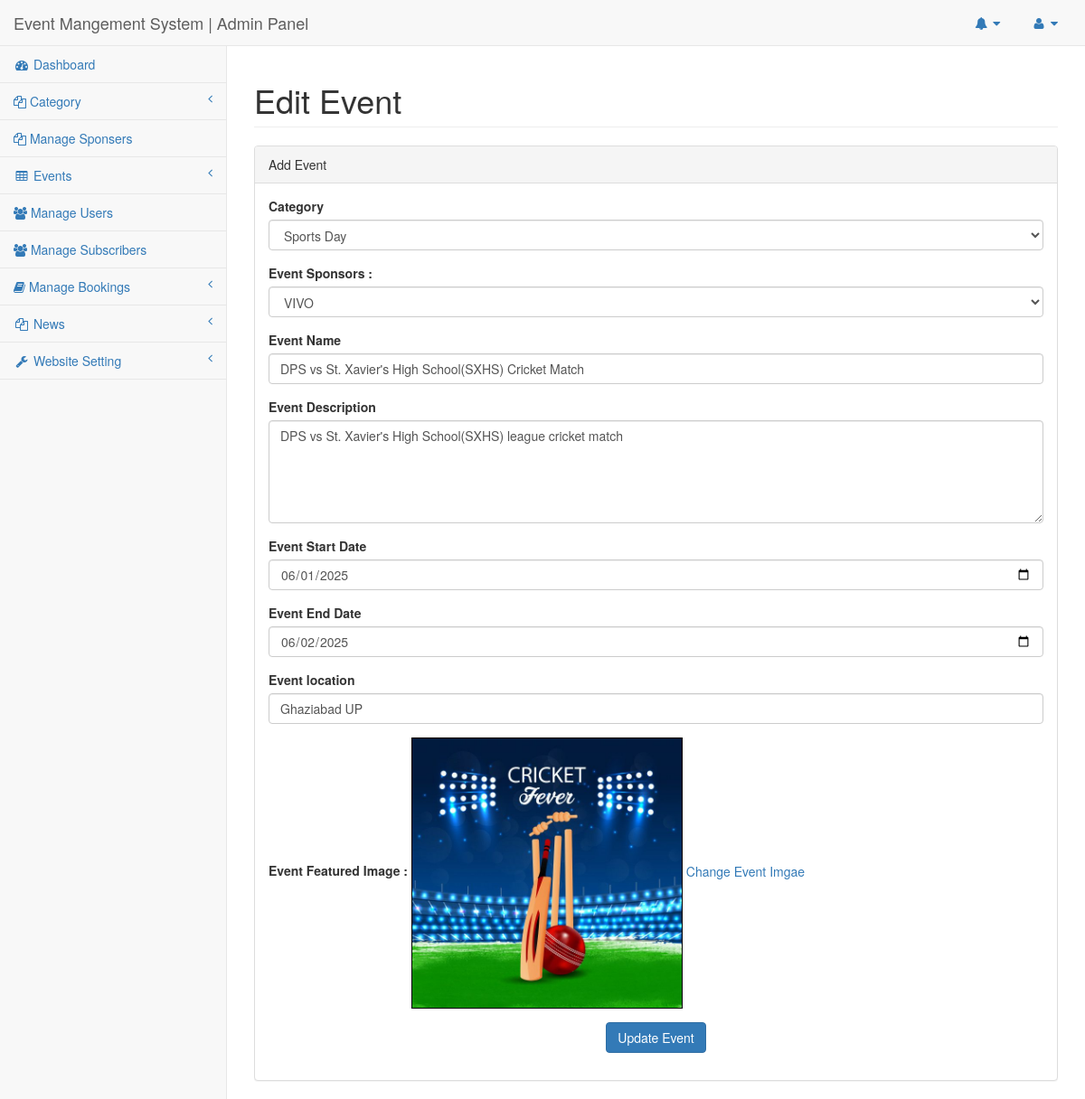
The page /admin/edit-event.php?sid=1 (signed in) on the database its author committed.
### tables this page shows
CREATE TABLE `tblevents` (
  `id` int(11) NOT NULL,
  `CategoryId` char(10) DEFAULT NULL,
  `SponserId` char(10) DEFAULT NULL,
  `EventName` varchar(255) DEFAULT NULL,
  `EventDescription` mediumtext DEFAULT NULL,
  `EventStartDate` date DEFAULT NULL,
  `EventEndDate` date DEFAULT NULL,
  `EventLocation` varchar(255) DEFAULT NULL,
  `EventImage` varchar(255) DEFAULT NULL,
  `PostingDate` timestamp NULL DEFAULT current_timestamp(),
  `LastUpdationDate` timestamp NULL DEFAULT NULL ON UPDATE current_timestamp(),
  `IsActive` int(1) DEFAULT NULL
);

CREATE TABLE `tblcategory` (
  `id` int(11) NOT NULL,
  `CategoryName` varchar(200) DEFAULT NULL,
  `CategoryDescription` mediumtext DEFAULT NULL,
  `CreationDate` timestamp NULL DEFAULT current_timestamp(),
  `UpdationDate` timestamp NULL DEFAULT NULL ON UPDATE current_timestamp(),
  `IsActive` char(1) DEFAULT NULL
);

CREATE TABLE `tblsponsers` (
  `id` int(11) NOT NULL,
  `sponserName` varchar(255) DEFAULT NULL,
  `sponserLogo` varchar(255) DEFAULT NULL,
  `postingDate` timestamp NULL DEFAULT current_timestamp(),
  `lastUpdationDate` timestamp NOT NULL DEFAULT '0000-00-00 00:00:00' ON UPDATE current_timestamp()
);

### admin/edit-event.php (the view, shortened to what this page needs)
<?php
include('includes/config.php');
if(strlen($_SESSION['adminsession'])==0)
{
header('location:logout.php');
}
else{
?>
<!DOCTYPE html>
<html lang="en">
<head>
    <link href="../vendor/bootstrap/css/bootstrap.min.css" rel="stylesheet">
    <link href="../vendor/metisMenu/metisMenu.min.css" rel="stylesheet">
    <link href="../dist/css/sb-admin-2.css" rel="stylesheet">
    <link href="../vendor/font-awesome/css/font-awesome.min.css" rel="stylesheet" type="text/css">
</head>
<body>
<div id="wrapper">
<nav class="navbar navbar-default navbar-static-top" role="navigation" style="margin-bottom: 0">
<?php include_once('includes/header.php');?>
<?php include_once('includes/leftbar.php');?>
</nav>
        <div id="page-wrapper">
            <div class="row">
                <div class="col-lg-12">
                    <h1 class="page-header"> Edit Event</h1>
                </div>
            </div>
            <div class="row">
                <div class="col-lg-12">
                    <div class="panel panel-default">
                        <div class="panel-heading">
                           Add Event
                        </div>
                        <div class="panel-body">
                            <div class="row">
                                <div class="col-lg-12">
<form role="form" method="post" enctype="multipart/form-data">
<?php
$eventid=intval($_GET['sid']);
$sql = "SELECT  tblevents.id as eid,tblevents.EventName,tblevents.EventStartDate,tblevents.EventEndDate,tblcategory.CategoryName as catname,tblcategory.id as catid,tblsponsers.sponserName as spnrname,tblsponsers.id as spnserid,tblevents.EventDescription,tblevents.EventLocation,tblevents.EventImage from tblevents left join tblcategory on tblcategory.id=tblevents.CategoryId left join tblsponsers on tblsponsers.id=tblevents.SponserId where tblevents.id=:eid";
$query = $dbh -> prepare($sql);
$query->bindParam(':eid',$eventid,PDO::PARAM_STR);
$query->execute();
$results=$query->fetchAll(PDO::FETCH_OBJ);
if($query->rowCount() > 0)
{
foreach($results as $result)
{
    ?>
<div class="form-group">
<label>Category</label>
<select class="form-control"  name="category" autocomplete="off" required >
<option value="<?php echo htmlentities($result->catid);?>"><?php echo htmlentities($ctname=$result->catname);?></option>
</select>
</div>
<div class="form-group">
<label>Event Sponsors : </label>
<select class="form-control"  name="sponser" autocomplete="off" required >
<option value="<?php echo htmlentities($result->spnserid);?>"><?php echo htmlentities($spnname=$result->spnrname);?></option>
</select>
</div>
<div class="form-group">
<label>Event Name</label>
<input class="form-control" type="text" name="eventname" autocomplete="off" value="<?php echo htmlentities($result->EventName);?>" required >
</div>
<div class="form-group">
<label>Event Description</label>
<textarea class="form-control" type="text" name="evetndescription" rows="5" autocomplete="off" required ><?php echo htmlentities($result->EventDescription);?></textarea>
</div>
<div class="form-group">
<label>Event Start Date</label>
<input  class="form-control" type="date" name="eventstartdate" value="<?php echo htmlentities($result->EventStartDate);?>" autocomplete="off" required  />
</div>
<div class="form-group">
<label>Event End Date</label>
<input  class="form-control" type="date" name="eventenddate" autocomplete="off" value="<?php echo htmlentities($result->EventEndDate);?>" required  />
</div>
<div class="form-group">
<label>Event location</label>
<input  class="form-control" type="text" name="eventlocation" autocomplete="off" value="<?php echo htmlentities($result->EventLocation);?>" required  />
</div>
<div class="form-group">
<label>Event Featured Image : </label>
<img src="eventimages/<?php echo htmlentities($result->EventImage);?>" style="border:solid #000 1px" width="300"><a href="change-event-image.php?evntid=<?php echo htmlentities($result->eid);?>"> Change Event Imgae </a>
</div>
<?php }} ?>
<div class="form-group" align="center">
<button type="submit" class="btn btn-primary" name="update">Update Event</button>
</div>
                                    </form>
                                </div>
                            </div>
                        </div>
                    </div>
                </div>
            </div>
        </div>
    </div>
</body>
</html>
<?php } ?>

### rows shown on the page
tblevents: category "Sports Day", sponser "VIVO", eventname "DPS vs St. Xavier's High School(SXHS) Cricket Match", evetndescription "DPS vs St. Xavier's High School(SXHS) league cricket match", eventstartdate "06/01/2025", eventenddate "06/02/2025", eventlocation "Ghaziabad UP", EventImage (picture)
